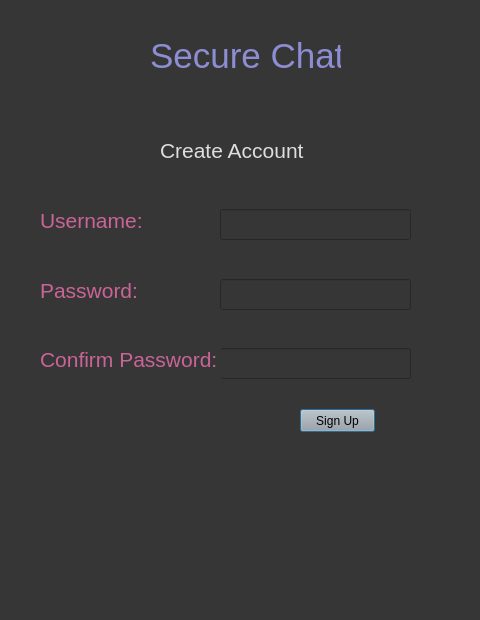
<?xml version="1.0" encoding="UTF-8"?>
<ui version="4.0">
 <class>Dialog</class>
 <widget class="QDialog" name="Dialog">
  <property name="geometry">
   <rect>
    <x>0</x>
    <y>0</y>
    <width>480</width>
    <height>620</height>
   </rect>
  </property>
  <property name="windowTitle">
   <string>Secure Chat - Create Account</string>
  </property>
  <property name="windowOpacity">
   <double>0.990000000000000</double>
  </property>
  <property name="styleSheet">
   <string notr="true">background-color:rgb(54, 54, 54)</string>
  </property>
  <widget class="QLabel" name="title_label">
   <property name="geometry">
    <rect>
     <x>150</x>
     <y>30</y>
     <width>191</width>
     <height>51</height>
    </rect>
   </property>
   <property name="styleSheet">
    <string notr="true">font-size:26pt; color:rgb(141, 141, 211)</string>
   </property>
   <property name="text">
    <string>Secure Chat</string>
   </property>
  </widget>
  <widget class="QLabel" name="username_label">
   <property name="geometry">
    <rect>
     <x>40</x>
     <y>200</y>
     <width>121</width>
     <height>41</height>
    </rect>
   </property>
   <property name="styleSheet">
    <string notr="true">font-size: 16pt;color:rgb(202, 100, 151)</string>
   </property>
   <property name="text">
    <string>Username:</string>
   </property>
  </widget>
  <widget class="QLineEdit" name="username">
   <property name="geometry">
    <rect>
     <x>220</x>
     <y>209</y>
     <width>191</width>
     <height>31</height>
    </rect>
   </property>
   <property name="styleSheet">
    <string notr="true">color:rgb(232, 232, 232);font-size:14pt;</string>
   </property>
  </widget>
  <widget class="QLineEdit" name="confirmPassword">
   <property name="geometry">
    <rect>
     <x>220</x>
     <y>348</y>
     <width>191</width>
     <height>31</height>
    </rect>
   </property>
   <property name="styleSheet">
    <string notr="true">color:rgb(232, 232, 232);font-size:14pt;</string>
   </property>
  </widget>
  <widget class="QLabel" name="password_label">
   <property name="geometry">
    <rect>
     <x>40</x>
     <y>339</y>
     <width>181</width>
     <height>41</height>
    </rect>
   </property>
   <property name="styleSheet">
    <string notr="true">font-size: 16pt;color:rgb(202, 100, 151)</string>
   </property>
   <property name="text">
    <string>Confirm Password:</string>
   </property>
  </widget>
  <widget class="QPushButton" name="signupButton">
   <property name="geometry">
    <rect>
     <x>300</x>
     <y>409</y>
     <width>75</width>
     <height>23</height>
    </rect>
   </property>
   <property name="styleSheet">
    <string notr="true">background-color:rgb(167, 167, 167)</string>
   </property>
   <property name="text">
    <string>Sign Up</string>
   </property>
  </widget>
  <widget class="QLabel" name="password_label_2">
   <property name="geometry">
    <rect>
     <x>40</x>
     <y>270</y>
     <width>121</width>
     <height>41</height>
    </rect>
   </property>
   <property name="styleSheet">
    <string notr="true">font-size: 16pt;color:rgb(202, 100, 151)</string>
   </property>
   <property name="text">
    <string>Password:</string>
   </property>
  </widget>
  <widget class="QLineEdit" name="password">
   <property name="geometry">
    <rect>
     <x>220</x>
     <y>279</y>
     <width>191</width>
     <height>31</height>
    </rect>
   </property>
   <property name="styleSheet">
    <string notr="true">color:rgb(232, 232, 232);font-size:14pt;</string>
   </property>
  </widget>
  <widget class="QLabel" name="username_label_2">
   <property name="geometry">
    <rect>
     <x>160</x>
     <y>130</y>
     <width>151</width>
     <height>41</height>
    </rect>
   </property>
   <property name="styleSheet">
    <string notr="true">font-size: 16pt;color:rgb(222, 222, 222)</string>
   </property>
   <property name="text">
    <string>Create Account</string>
   </property>
  </widget>
 </widget>
 <resources/>
 <connections/>
</ui>
